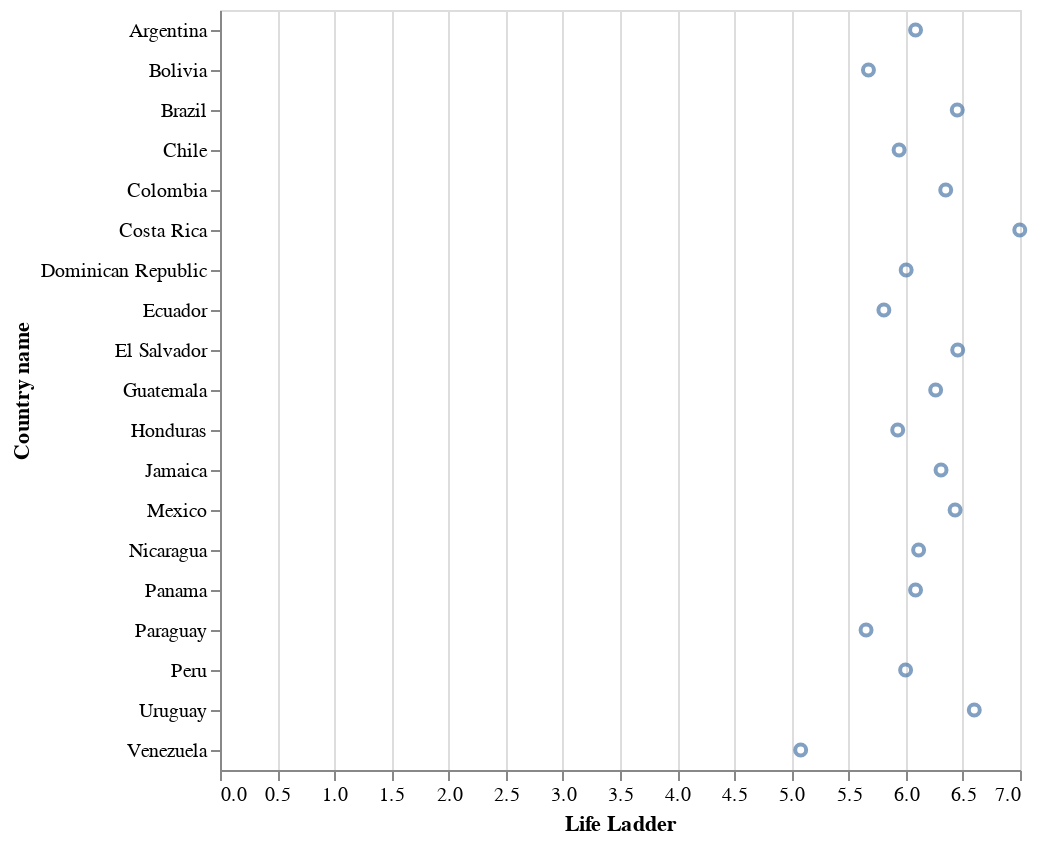

Here is the notebook cell this chart was saved with:
### Markdown cell above
El método del encoding crea un un mapeo de key-value entre varios encodings (x, y, color, forma, tamaño, etc) a las variables de nuestra base de datos, tan sólo usando sus nombres. Noten que Altair detecta el tipo de datos de un dataframe de pandas.  Aún tenemos varios puntos que se superponen, los separaremos agregando un encoding para x.

### Code cell
alt.Chart(happy_lac).mark_point().encode(
    x = "Life Ladder",
    y = "Country name"
    )

### Figure 1 — Vega-Lite specification as saved in the notebook (floating-point values rounded to 4 significant figures)
{"config": {"view": {"continuousWidth": 400, "continuousHeight": 300}}, "data": {"name": "data-99841e8e8c373cdb0c4616197489a89a"}, "mark": "point", "encoding": {"x": {"type": "quantitative", "field": "Life Ladder"}, "y": {"type": "nominal", "field": "Country name"}}, "$schema": "https://vega.github.io/schema/vega-lite/v4.8.1.json", "datasets": {"data-99841e8e8c373cdb0c4616197489a89a": [{"Country name": "Argentina", "year": 2019, "Life Ladder": 6.086, "Log GDP per capita": 10.0, "Social support": 0.896, "Healthy life expectancy at birth": 69.0, "Freedom to make life choices": 0.817, "Generosity": -0.211, "Perceptions of corruption": 0.83, "Positive affect": 0.826, "Negative affect": 0.319, "Regional indicator": "Latin America and Caribbean", "_merge": "both"}, {"Country name": "Bolivia", "year": 2019, "Life Ladder": 5.674, "Log GDP per capita": 9.074, "Social support": 0.784, "Healthy life expectancy at birth": 63.9, "Freedom to make life choices": 0.881, "Generosity": -0.086, "Perceptions of corruption": 0.857, "Positive affect": 0.751, "Negative affect": 0.419, "Regional indicator": "Latin America and Caribbean", "_merge": "both"}, {"Country name": "Brazil", "year": 2019, "Life Ladder": 6.451, "Log GDP per capita": 9.592, "Social support": 0.899, "Healthy life expectancy at birth": 66.6, "Freedom to make life choices": 0.83, "Generosity": -0.062, "Perceptions of corruption": 0.762, "Positive affect": 0.761, "Negative affect": 0.337, "Regional indicator": "Latin America and Caribbean", "_merge": "both"}, {"Country name": "Chile", "year": 2019, "Life Ladder": 5.942, "Log GDP per capita": 10.1, "Social support": 0.869, "Healthy life expectancy at birth": 70.0, "Freedom to make life choices": 0.659, "Generosity": -0.103, "Perceptions of corruption": 0.86, "Positive affect": 0.809, "Negative affect": 0.337, "Regional indicator": "Latin America and Caribbean", "_merge": "both"}, {"Country name": "Colombia", "year": 2019, "Life Ladder": 6.35, "Log GDP per capita": 9.598, "Social support": 0.873, "Healthy life expectancy at birth": 68.0, "Freedom to make life choices": 0.822, "Generosity": -0.172, "Perceptions of corruption": 0.854, "Positive affect": 0.822, "Negative affect": 0.322, "Regional indicator": "Latin America and Caribbean", "_merge": "both"}, {"Country name": "Costa Rica", "year": 2019, "Life Ladder": 6.998, "Log GDP per capita": 9.885, "Social support": 0.906, "Healthy life expectancy at birth": 71.5, "Freedom to make life choices": 0.927, "Generosity": -0.146, "Perceptions of corruption": 0.836, "Positive affect": 0.848, "Negative affect": 0.303, "Regional indicator": "Latin America and Caribbean", "_merge": "both"}, {"Country name": "Dominican Republic", "year": 2019, "Life Ladder": 6.004, "Log GDP per capita": 9.821, "Social support": 0.884, "Healthy life expectancy at birth": 66.1, "Freedom to make life choices": 0.877, "Generosity": -0.123, "Perceptions of corruption": 0.746, "Positive affect": 0.784, "Negative affect": 0.264, "Regional indicator": "Latin America and Caribbean", "_merge": "both"}, {"Country name": "Ecuador", "year": 2019, "Life Ladder": 5.809, "Log GDP per capita": 9.339, "Social support": 0.808, "Healthy life expectancy at birth": 68.8, "Freedom to make life choices": 0.83, "Generosity": -0.115, "Perceptions of corruption": 0.839, "Positive affect": 0.811, "Negative affect": 0.374, "Regional indicator": "Latin America and Caribbean", "_merge": "both"}, {"Country name": "El Salvador", "year": 2019, "Life Ladder": 6.455, "Log GDP per capita": 9.08, "Social support": 0.764, "Healthy life expectancy at birth": 66.4, "Freedom to make life choices": 0.877, "Generosity": -0.109, "Perceptions of corruption": 0.682, "Positive affect": 0.871, "Negative affect": 0.271, "Regional indicator": "Latin America and Caribbean", "_merge": "both"}, {"Country name": "Guatemala", "year": 2019, "Life Ladder": 6.262, "Log GDP per capita": 9.064, "Social support": 0.774, "Healthy life expectancy at birth": 65.1, "Freedom to make life choices": 0.901, "Generosity": -0.062, "Perceptions of corruption": 0.773, "Positive affect": 0.859, "Negative affect": 0.311, "Regional indicator": "Latin America and Caribbean", "_merge": "both"}, {"Country name": "Honduras", "year": 2019, "Life Ladder": 5.93, "Log GDP per capita": 8.653, "Social support": 0.797, "Healthy life expectancy at birth": 67.4, "Freedom to make life choices": 0.846, "Generosity": 0.063, "Perceptions of corruption": 0.815, "Positive affect": 0.85, "Negative affect": 0.279, "Regional indicator": "Latin America and Caribbean", "_merge": "both"}, {"Country name": "Jamaica", "year": 2019, "Life Ladder": 6.309, "Log GDP per capita": 9.186, "Social support": 0.878, "Healthy life expectancy at birth": 67.5, "Freedom to make life choices": 0.891, "Generosity": -0.137, "Perceptions of corruption": 0.885, "Positive affect": 0.752, "Negative affect": 0.195, "Regional indicator": "Latin America and Caribbean", "_merge": "both"}, {"Country name": "Mexico", "year": 2019, "Life Ladder": 6.432, "Log GDP per capita": 9.891, "Social support": 0.852, "Healthy life expectancy at birth": 68.6, "Freedom to make life choices": 0.903, "Generosity": -0.141, "Perceptions of corruption": 0.809, "Positive affect": 0.864, "Negative affect": 0.252, "Regional indicator": "Latin America and Caribbean", "_merge": "both"}, {"Country name": "Nicaragua", "year": 2019, "Life Ladder": 6.113, "Log GDP per capita": 8.595, "Social support": 0.874, "Healthy life expectancy at birth": 67.8, "Freedom to make life choices": 0.883, "Generosity": 0.029, "Perceptions of corruption": 0.622, "Positive affect": 0.835, "Negative affect": 0.337, "Regional indicator": "Latin America and Caribbean", "_merge": "both"}, {"Country name": "Panama", "year": 2019, "Life Ladder": 6.086, "Log GDP per capita": 10.36, "Social support": 0.886, "Healthy life expectancy at birth": 69.7, "Freedom to make life choices": 0.883, "Generosity": -0.199, "Perceptions of corruption": 0.869, "Positive affect": 0.878, "Negative affect": 0.244, "Regional indicator": "Latin America and Caribbean", "_merge": "both"}, {"Country name": "Paraguay", "year": 2019, "Life Ladder": 5.653, "Log GDP per capita": 9.448, "Social support": 0.892, "Healthy life expectancy at birth": 65.9, "Freedom to make life choices": 0.876, "Generosity": 0.028, "Perceptions of corruption": 0.882, "Positive affect": 0.858, "Negative affect": 0.275, "Regional indicator": "Latin America and Caribbean", "_merge": "both"}, {"Country name": "Peru", "year": 2019, "Life Ladder": 5.999, "Log GDP per capita": 9.461, "Social support": 0.809, "Healthy life expectancy at birth": 68.4, "Freedom to make life choices": 0.815, "Generosity": -0.13, "Perceptions of corruption": 0.874, "Positive affect": 0.82, "Negative affect": 0.375, "Regional indicator": "Latin America and Caribbean", "_merge": "both"}, {"Country name": "Uruguay", "year": 2019, "Life Ladder": 6.6, "Log GDP per capita": 9.979, "Social support": 0.933, "Healthy life expectancy at birth": 69.1, "Freedom to make life choices": 0.903, "Generosity": -0.095, "Perceptions of corruption": 0.599, "Positive affect": 0.889, "Negative affect": 0.222, "Regional indicator": "Latin America and Caribbean", "_merge": "both"}, {"Country name": "Venezuela", "year": 2019, "Life Ladder": 5.081, "Log GDP per capita": null, "Social support": 0.888, "Healthy life expectancy at birth": 66.7, "Freedom to make life choices": 0.626, "Generosity": null, "Perceptions of corruption": 0.839, "Positive affect": 0.761, "Negative affect": 0.351, "Regional indicator": "Latin America and Caribbean", "_merge": "both"}]}}
